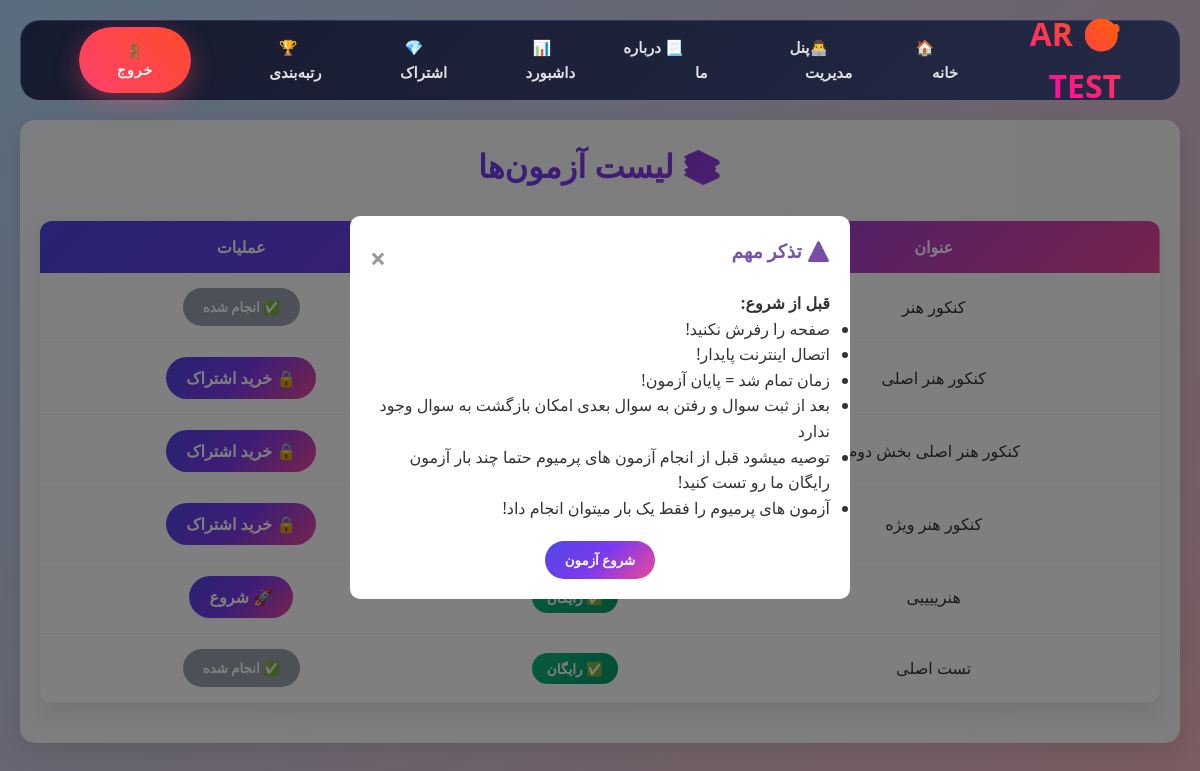
Screenshot of /quizzes/ (signed in) with the database file from the repository.
### quizzes/models.py (models this page shows, shortened)
class Quiz(models.Model):
    title = models.CharField(max_length=200, verbose_name="عنوان آزمون")
    description = models.TextField(verbose_name="توضیحات آزمون", blank=True, null=True)
    is_premium = models.BooleanField(default=False, verbose_name="آزمون ویژه است؟")
    duration_minutes = models.PositiveIntegerField(default=30)
    is_active = models.BooleanField(default=True, verbose_name="آزمون فعال باشد؟")
    created_at = models.DateTimeField(default=timezone.now, verbose_name="تاریخ ایجاد")
    class Meta:
        verbose_name = "آزمون"
        verbose_name_plural = "آزمون‌ها"

### quizzes/views.py (the view)
# urls.py: path('quizzes/', views.quiz_list_view, name='quiz_list'),
@login_required(login_url='accounts:login')
def quiz_list_view(request):
    quizzes = Quiz.objects.filter(is_active=True)
    user_attempts = QuizAttempt.objects.filter(user=request.user, is_completed=True)
    completed_quiz_ids = user_attempts.values_list('quiz_id', flat=True)
    has_subscription = False
    try:
        subscription = request.user.subscription
        subscription.check_status()
        has_subscription = subscription.is_active
    except Subscription.DoesNotExist:
        has_subscription = False
    return render(request, 'quizzes/quiz_list.html', {
        'quizzes': quizzes,
        'completed_quiz_ids': completed_quiz_ids,
        'has_subscription': has_subscription,  # ✅ ارسال به template
        'page_title': 'لیست آزمون‌ها'
    })

### accounts/models.py (called while the page is built)
    def check_status(self):
            now = timezone.now()
            status_changed = False
            if self.end_date and now > self.end_date:
                if self.status != 'منقضی':
                    self.is_active = False
                    self.status = 'منقضی'
                    status_changed = True
            elif self.end_date and now <= self.end_date:
                if self.status != 'فعال':
                    self.is_active = True
                    self.status = 'فعال'
                    status_changed = True
            else: # No end_date or not set yet
                if self.status != 'ندارد':
                    self.is_active = False
                    self.status = 'ندارد'
                    status_changed = True
            return status_changed

### quizzes/templates/quizzes/quiz_list.html (shortened to what this page needs)
{% extends 'base.html' %}
{% load static %}
{% block content %}
<div id="exam-modal" class="modal">
    <div class="modal-content">
        <span class="close-button">×</span>
        <h3>⚠️ تذکر مهم</h3>
        <p><strong>قبل از شروع:</strong></p>
        <ul style="line-height: 1.6;">
            <li>صفحه را رفرش نکنید!</li>
            <li>اتصال اینترنت پایدار!</li>
            <li>زمان تمام شد = پایان آزمون!</li>
            <li>بعد از ثبت سوال و رفتن به سوال بعدی امکان بازگشت به سوال وجود ندارد</li>
            <li>توصیه میشود قبل از انجام آزمون های پرمیوم حتما چند بار آزمون رایگان ما رو تست کنید!</li>
            <li>آزمون های پرمیوم را فقط یک بار میتوان انجام داد!</li>
        </ul>
        <div style="text-align: center; margin-top: 20px;">
            <button id="start-exam" class="start-quiz-btn">شروع آزمون</button>
        </div>
    </div>
</div>
<div class="dashboard-container">
    <h2>📚 لیست آزمون‌ها</h2>
    {% if quizzes %}
    <table>
        <thead>
            <tr>
                <th>عنوان</th>
                <th>نوع</th>
                <th>عملیات</th>
            </tr>
        </thead>
        <tbody>
            {% for quiz in quizzes %}
            <tr>
                <td>{{ quiz.title }}</td>
                <td>
                    {% if quiz.is_premium %}
                        <span class="premium-badge premium">🔒 پرمیوم</span>
                    {% else %}
                        <span class="premium-badge free">✅ رایگان</span>
                    {% endif %}
                </td>
                <td>
                    {% if quiz.id in completed_quiz_ids %}
                        <button disabled class="start-quiz-btn">✅ انجام شده</button>
                    {% elif quiz.is_premium and not has_subscription %}
                        <a href="{% url 'subscribe' %}" class="start-quiz-btn premium-lock">
                            🔒 خرید اشتراک
                        </a>
                    {% else %}
                        <a href="{% url 'start_quiz' quiz.id %}" class="start-quiz-btn">
                            🚀 شروع
                        </a>
                    {% endif %}
                </td>
            </tr>
            {% endfor %}
        </tbody>
    </table>
    {% else %}
    <div style="text-align:center; padding:40px; color:#6b7280;">
        <div style="font-size:3rem;">📭</div>
        <h3>هیچ آزمونی نیست!</h3>
    </div>
    {% endif %}
</div>
{% endblock %}

### quizzes/templates/base.html (shortened to what this page needs)
{% load static %}
<link rel="stylesheet" href="{% static 'css/about-page.css' %}">
<link rel="stylesheet" href="{% static 'css/analysis-page.css' %}">
<link rel="stylesheet" href="{% static 'css/home-page.css' %}">
<link rel="stylesheet" href="{% static 'css/quiz-list.css' %}">
<link rel="stylesheet" href="{% static 'css/results.css' %}">
<link rel="stylesheet" href="{% static 'css/subscribe.css' %}">
<!DOCTYPE html>
<html lang="fa" dir="rtl">
<head>
</head>
<body>
    {% include 'includes/navbar.html' %}
    <main>
        {% block content %}
        {% endblock %}
    </main>
</body>
</html>

### quizzes/templates/includes/navbar.html (shortened to what this page needs)
{% load static %}
<nav class="navbar" id="navbar">
    <div class="navbar-container">
        <div class="site-identity">
            <a href="{% url 'home' %}">🎯 AR TEST</a>
        </div>
        <ul class="nav-links" id="navLinks">
            <li><a href="{% url 'home' %}" class="nav-link{% if request.resolver_match.url_name == 'home' %} active{% endif %}">🏠 خانه</a></li>
            <li><a class="nav-link href="/admin/" class="admin-btn">👨‍💻پنل مدیریت</a></li>
            <li><a href="{% url 'about' %}" class="nav-link{% if request.resolver_match.url_name == 'about' %} active{% endif %}">📃 درباره ما</a></li>
            {% if user.is_authenticated %}
                <li><a href="{% url 'accounts:dashboard' %}" class="nav-link{% if request.resolver_match.url_name == 'accounts:dashboard' %} active{% endif %}">📊 داشبورد</a></li>
                <li><a href="{% url 'subscribe' %}" class="nav-link{% if request.resolver_match.url_name == 'subscribe' %} active{% endif %}">💎 اشتراک</a></li>
                <li><a href="{% url 'accounts:leaderboard' %}" class="nav-link{% if request.resolver_match.url_name == 'accounts:leaderboard' %} active{% endif %}">🏆 رتبه‌بندی</a></li>
                <li><a><form method="post" action="{% url 'accounts:logout' %}" style="display: inline-block;">
                    <button type="submit" class="btn-neon btn-danger">🚪 خروج</button>
                </form></a></li>
            {% endif %}
        </ul>
    </div>
</nav>

### static/css/about-page.css (style rules this page uses)
body { background: radial-gradient(circle at 20% 80%, rgba(120,119,198,0.3) 0%, transparent 50%), radial-gradient(circle at 80% 20%, rgba(255,119,198,0.3) 0%, transparent 50%), radial-gradient(circle at 40% 40%, rgba(120,219,255,0.3) 0%, transparent 50%), linear-gradient(135deg, #667eea 0%, #764ba2 25%, #f093fb 50%, #f5576c 75%, #4facfe 100%); background-size: 800% 800%, 400% 400%, 600% 600%, 600% 600%; animation: gradientFlow 18s ease infinite; min-height: 100vh; font-family: 'Vazir', -apple-system, BlinkMacSystemFont, sans-serif; overflow-x: hidden; }
body::before { content: ''; position: fixed; top: 0; left: 0; width: 100%; height: 100%; background-image: radial-gradient(1.5px 1.5px at 30px 40px, #fff, transparent), radial-gradient(1px 1px at 80px 70px, rgba(255,255,255,0.8), transparent), radial-gradient(0.8px 0.8px at 120px 30px, #fff, transparent); background-repeat: repeat; background-size: 250px 250px; animation: starsDrift 25s linear infinite; pointer-events: none; z-index: -1; opacity: 0.4; }

### static/css/home-page.css (style rules this page uses)
* { margin: 0; padding: 0; box-sizing: border-box; }
body { font-family: 'Vazir', -apple-system, BlinkMacSystemFont, 'Segoe UI', Roboto, sans-serif; line-height: 1.6; color: #333; overflow-x: hidden; }
body::before { content: ''; position: fixed; top: 0; left: 0; width: 100%; height: 100%; background: linear-gradient(-45deg, #667eea 0%, #764ba2 25%, #f093fb 50%, #f5576c 75%, #4facfe 100%); background-size: 400% 400%; animation: gradientShift 15s ease infinite; z-index: -2; }
body::after { content: ''; position: fixed; top: 0; left: 0; width: 100%; height: 100%; background-image: radial-gradient(2px 2px at 20px 30px, #fff, transparent), radial-gradient(2px 2px at 40px 70px, rgba(255,255,255,0.8), transparent), radial-gradient(1px 1px at 90px 40px, #fff, transparent); background-repeat: repeat; background-size: 200px 200px; animation: starsFloat 20s linear infinite; z-index: -1; opacity: 0.3; }

### static/css/quiz-list.css (style rules this page uses)
:root { --primary-gradient: linear-gradient(135deg, #4f46e5 0%, #7c3aed 50%, #ec4899 100%); --free-gradient: linear-gradient(135deg, #10b981, #059669); --premium-gradient: linear-gradient(135deg, #f59e0b, #d97706); }
* { box-sizing: border-box; }
body { font-family: 'Vazir', Tahoma, sans-serif; direction: rtl; background: #f8fafc; }
.dashboard-container { max-width: 1200px; margin: 20px auto; padding: 20px; background: rgba(255,255,255,0.95); border-radius: 15px; box-shadow: 0 10px 30px rgba(0,0,0,0.1); }
.dashboard-container h2 { text-align: center; color: #2d3748; font-size: 2rem; margin-bottom: 30px; background: var(--primary-gradient); -webkit-background-clip: text; background-clip: text; -webkit-text-fill-color: transparent; }
table { width: 100%; border-collapse: collapse; background: white; border-radius: 12px; overflow: hidden; box-shadow: 0 10px 25px rgba(0,0,0,0.1); margin-bottom: 20px; }
thead { background: var(--primary-gradient); }
th { padding: 15px; color: white; font-weight: 600; text-align: center; font-size: 1rem; }
tbody tr { transition: background 0.2s ease; }
td { padding: 15px; text-align: center; border-bottom: 1px solid #f1f5f9; }
.premium-badge { padding: 6px 15px; border-radius: 20px; font-weight: 600; font-size: 0.85rem; display: inline-block; }
.free { background: var(--free-gradient); color: white; }
.premium { background: var(--premium-gradient); color: white; }
.start-quiz-btn { padding: 10px 20px; border: none; border-radius: 25px; background: var(--primary-gradient); color: white; font-weight: 600; cursor: pointer; text-decoration: none; display: inline-block; transition: all 0.2s ease; }
.start-quiz-btn:disabled { background: #9ca3af; cursor: not-allowed; transform: none; }
.modal { display: none; position: fixed; top: 0; left: 0; width: 100%; height: 100%; background: rgba(0,0,0,0.5); z-index: 1000; }
.modal-content { background: white; margin: 18% auto; padding: 20px; width: 90%; max-width: 500px; border-radius: 10px; max-height: 80vh; overflow-y: auto; }
.close-button { float: left; font-size: 28px; font-weight: bold; cursor: pointer; color: #999; }

### static/css/subscribe.css (style rules this page uses)
* { font-family: 'Vazir', 'Segoe UI', Tahoma, sans-serif !important; }

### rows the page displays
Quiz: title "کنکور هنر", shows "✅ انجام شده"
Quiz: title "کنکور هنر اصلی", is_premium "🔒 خرید اشتراک"
Quiz: title "کنکور هنر اصلی بخش دوم", is_premium "🔒 خرید اشتراک"
Quiz: title "کنکور هنر ویژه", is_premium "🔒 خرید اشتراک"
Quiz: title "هنرییییی", is_premium "🚀 شروع"
Quiz: title "تست اصلی", is_premium "✅ رایگان", shows "✅ انجام شده"
